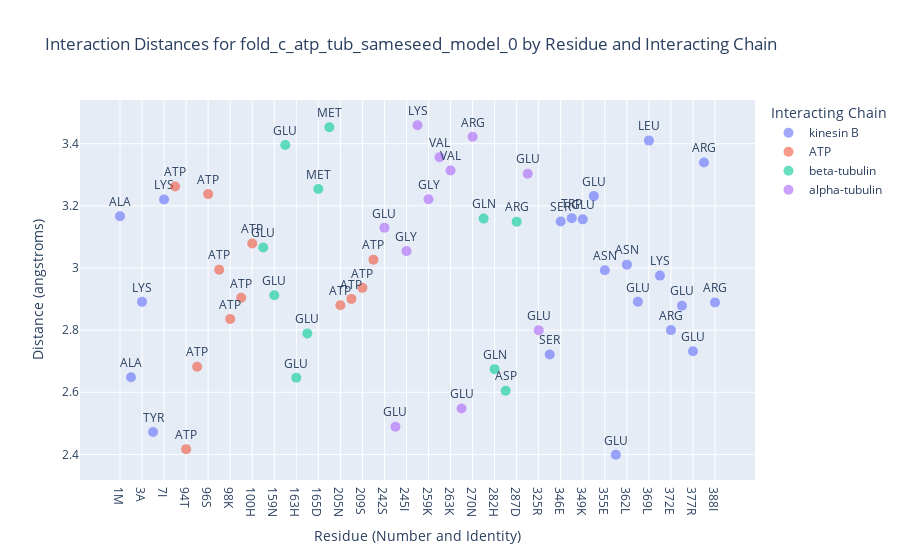
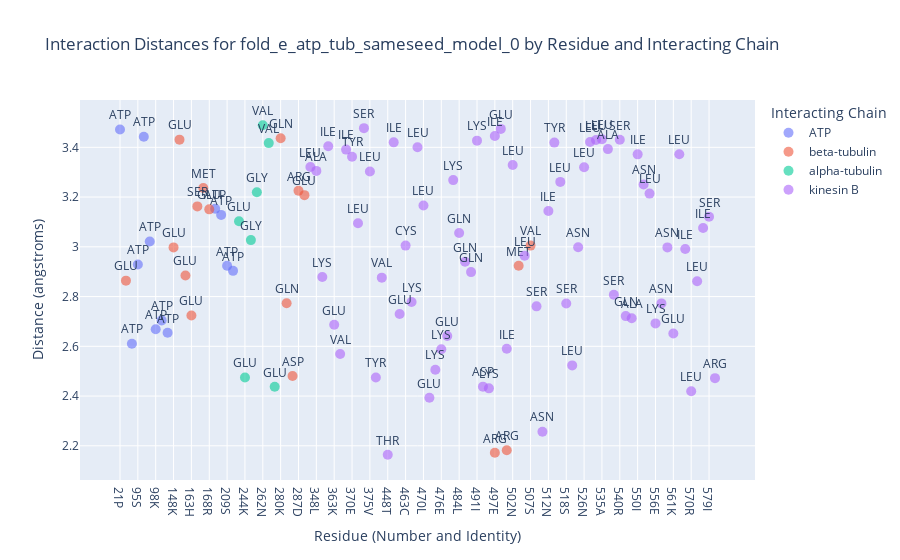
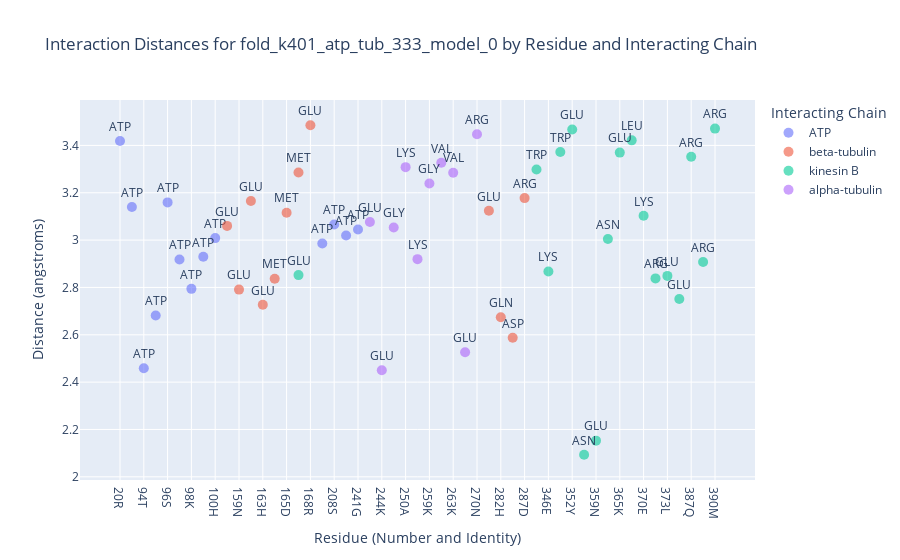
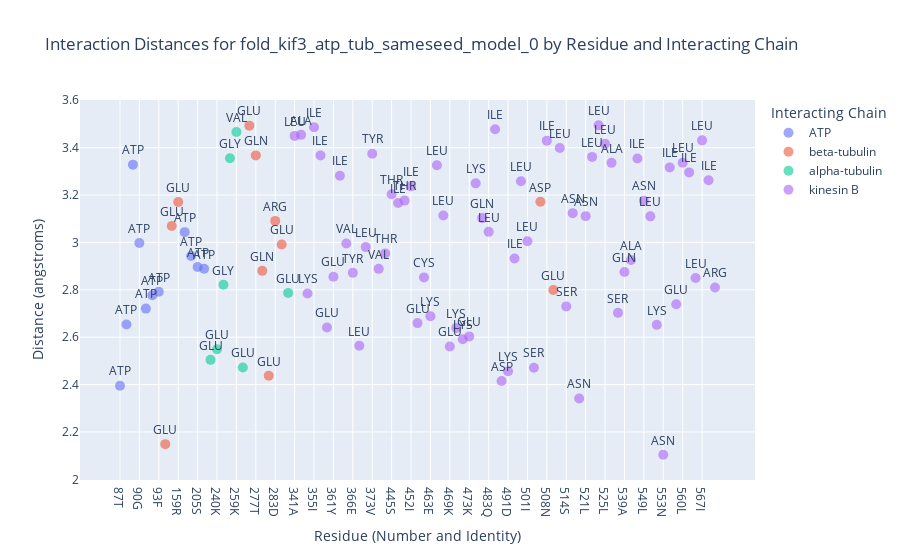

The cell these charts' notebook holds for them, in order:
### Markdown cell above
Each one separate

### Code cell
import pandas as pd
import plotly.express as px

# Define the path to the CSV file
csv_file_path = '/Users/jazzeruncal/git/Jazzer_surf/3d_predictions/same_seed/interactions_all_files.csv'

# Read the CSV file into a DataFrame
df = pd.read_csv(csv_file_path)

# Print column names to check for correct naming
print(df.columns)

# Adjust the column names if necessary
# Assuming the columns are named 'resi' instead of 'residue_number'
residue_column = 'resi'
amino_acid_column = 'residue_one_letter'

# Filter to get the shortest distances for each interaction
df = df.loc[df[df['chain'] == 'A'].groupby(['file', residue_column, 'interacting_chain'])['distance (angstroms)'].idxmin()]

# Exclude interactions with Mg and chain letters A, G, H
df = df[(df['interacting_resn'] != 'MG') & (~df['interacting_chain'].isin(['A', 'G', 'H']))].reset_index(drop=True)

# Map interacting_resn to single-letter codes for better readability
aa_dict = {
    'ALA': 'A', 'ARG': 'R', 'ASN': 'N', 'ASP': 'D', 'CYS': 'C', 'GLN': 'Q', 'GLU': 'E', 'GLY': 'G',
    'HIS': 'H', 'ILE': 'I', 'LEU': 'L', 'LYS': 'K', 'MET': 'M', 'PHE': 'F', 'PRO': 'P', 'SER': 'S',
    'THR': 'T', 'TRP': 'W', 'TYR': 'Y', 'VAL': 'V'
}
df['residue_one_letter'] = df['resn'].map(aa_dict)
df['residue'] = df[residue_column].astype(str) + df['residue_one_letter']

# Replace chain letters with descriptive names
chain_map = {
    'B': 'kinesin B',
    'C': 'alpha-tubulin',
    'D': 'beta-tubulin',
    'E': 'ATP',
    'F': 'ATP'
}
df['interacting_chain'] = df['interacting_chain'].map(chain_map)

# Create a plot for each file
unique_files = df['file'].unique()

for file in unique_files:
    # Filter the DataFrame for the current file
    file_df = df[df['file'] == file]

    # Create a new column for the x-axis labels by concatenating residue number and amino acid
    file_df['residue_label'] = file_df[residue_column].astype(str) + file_df[amino_acid_column]

    # Sort the DataFrame by residue number to maintain order
    file_df = file_df.sort_values(by=[residue_column])

    # Convert residue_label to a categorical type with the correct order
    file_df['residue_label'] = pd.Categorical(file_df['residue_label'], 
                                              categories=sorted(file_df['residue_label'].unique(), key=lambda x: int(''.join(filter(str.isdigit, x)))), 
                                              ordered=True)

    # Scatter plot for interaction distances with custom x-axis labels
    fig_scatter = px.scatter(file_df, x='residue_label', y='distance (angstroms)', color='interacting_chain', text='interacting_resn',
                             title=f'Interaction Distances for {file} by Residue and Interacting Chain',
                             labels={'residue_label': 'Residue (Number and Identity)', 'distance (angstroms)': 'Distance (angstroms)', 'interacting_chain': 'Interacting Chain'},
                             hover_data=['file'])

    fig_scatter.update_traces(textposition='top center', marker=dict(size=10, opacity=0.6))
    fig_scatter.update_layout(xaxis={'categoryorder':'array', 'categoryarray': file_df['residue_label'].cat.categories})

    # Show the plot
    fig_scatter.show()

### Figure 1 — Plotly figure (JSON) as saved in the notebook; plotly's stock layout.template omitted (floating-point values rounded to 4 significant figures)
{"data": [{"customdata": [["fold_c_atp_tub_sameseed_model_0"], ["fold_c_atp_tub_sameseed_model_0"], ["fold_c_atp_tub_sameseed_model_0"], ["fold_c_atp_tub_sameseed_model_0"], ["fold_c_atp_tub_sameseed_model_0"], ["fold_c_atp_tub_sameseed_model_0"], ["fold_c_atp_tub_sameseed_model_0"], ["fold_c_atp_tub_sameseed_model_0"], ["fold_c_atp_tub_sameseed_model_0"], ["fold_c_atp_tub_sameseed_model_0"], ["fold_c_atp_tub_sameseed_model_0"], ["fold_c_atp_tub_sameseed_model_0"], ["fold_c_atp_tub_sameseed_model_0"], ["fold_c_atp_tub_sameseed_model_0"], ["fold_c_atp_tub_sameseed_model_0"], ["fold_c_atp_tub_sameseed_model_0"], ["fold_c_atp_tub_sameseed_model_0"], ["fold_c_atp_tub_sameseed_model_0"], ["fold_c_atp_tub_sameseed_model_0"], ["fold_c_atp_tub_sameseed_model_0"], ["fold_c_atp_tub_sameseed_model_0"]], "hovertemplate": "Interacting Chain=kinesin B<br>Residue (Number and Identity)=%{x}<br>Distance (angstroms)=%{y}<br>interacting_resn=%{text}<br>file=%{customdata[0]}<extra></extra>", "legendgroup": "kinesin B", "marker": {"color": "#636efa", "opacity": 0.6, "size": 10, "symbol": "circle"}, "mode": "markers+text", "name": "kinesin B", "orientation": "v", "showlegend": true, "text": ["ALA", "ALA", "LYS", "TYR", "LYS", "SER", "SER", "TRP", "GLU", "GLU", "ASN", "GLU", "ASN", "GLU", "LEU", "LYS", "ARG", "GLU", "GLU", "ARG", "ARG"], "textposition": "top center", "type": "scatter", "x": ["1M", "2S", "3A", "4E", "7I", "345A", "346E", "348W", "349K", "352Y", "355E", "359N", "362L", "365K", "369L", "370E", "372E", "373L", "377R", "387Q", "388I"], "xaxis": "x", "y": [3.166, 2.648, 2.891, 2.472, 3.221, 2.722, 3.149, 3.16, 3.157, 3.231, 2.993, 2.399, 3.011, 2.891, 3.41, 2.976, 2.8, 2.879, 2.732, 3.34, 2.889], "yaxis": "y"}, {"customdata": [["fold_c_atp_tub_sameseed_model_0"], ["fold_c_atp_tub_sameseed_model_0"], ["fold_c_atp_tub_sameseed_model_0"], ["fold_c_atp_tub_sameseed_model_0"], ["fold_c_atp_tub_sameseed_model_0"], ["fold_c_atp_tub_sameseed_model_0"], ["fold_c_atp_tub_sameseed_model_0"], ["fold_c_atp_tub_sameseed_model_0"], ["fold_c_atp_tub_sameseed_model_0"], ["fold_c_atp_tub_sameseed_model_0"], ["fold_c_atp_tub_sameseed_model_0"], ["fold_c_atp_tub_sameseed_model_0"]], "hovertemplate": "Interacting Chain=ATP<br>Residue (Number and Identity)=%{x}<br>Distance (angstroms)=%{y}<br>interacting_resn=%{text}<br>file=%{customdata[0]}<extra></extra>", "legendgroup": "ATP", "marker": {"color": "#EF553B", "opacity": 0.6, "size": 10, "symbol": "circle"}, "mode": "markers+text", "name": "ATP", "orientation": "v", "showlegend": true, "text": ["ATP", "ATP", "ATP", "ATP", "ATP", "ATP", "ATP", "ATP", "ATP", "ATP", "ATP", "ATP"], "textposition": "top center", "type": "scatter", "x": ["21P", "94T", "95S", "96S", "97G", "98K", "99T", "100H", "205N", "208S", "209S", "241G"], "xaxis": "x", "y": [3.262, 2.417, 2.682, 3.238, 2.995, 2.836, 2.904, 3.079, 2.88, 2.9, 2.936, 3.027], "yaxis": "y"}, {"customdata": [["fold_c_atp_tub_sameseed_model_0"], ["fold_c_atp_tub_sameseed_model_0"], ["fold_c_atp_tub_sameseed_model_0"], ["fold_c_atp_tub_sameseed_model_0"], ["fold_c_atp_tub_sameseed_model_0"], ["fold_c_atp_tub_sameseed_model_0"], ["fold_c_atp_tub_sameseed_model_0"], ["fold_c_atp_tub_sameseed_model_0"], ["fold_c_atp_tub_sameseed_model_0"], ["fold_c_atp_tub_sameseed_model_0"], ["fold_c_atp_tub_sameseed_model_0"]], "hovertemplate": "Interacting Chain=beta-tubulin<br>Residue (Number and Identity)=%{x}<br>Distance (angstroms)=%{y}<br>interacting_resn=%{text}<br>file=%{customdata[0]}<extra></extra>", "legendgroup": "beta-tubulin", "marker": {"color": "#00cc96", "opacity": 0.6, "size": 10, "symbol": "circle"}, "mode": "markers+text", "name": "beta-tubulin", "orientation": "v", "showlegend": true, "text": ["GLU", "GLU", "GLU", "GLU", "GLU", "MET", "MET", "GLN", "GLN", "ASP", "ARG"], "textposition": "top center", "type": "scatter", "x": ["148K", "159N", "162V", "163H", "164E", "165D", "166K", "281T", "282H", "286R", "287D"], "xaxis": "x", "y": [3.066, 2.912, 3.396, 2.647, 2.789, 3.254, 3.453, 3.159, 2.674, 2.605, 3.149], "yaxis": "y"}, {"customdata": [["fold_c_atp_tub_sameseed_model_0"], ["fold_c_atp_tub_sameseed_model_0"], ["fold_c_atp_tub_sameseed_model_0"], ["fold_c_atp_tub_sameseed_model_0"], ["fold_c_atp_tub_sameseed_model_0"], ["fold_c_atp_tub_sameseed_model_0"], ["fold_c_atp_tub_sameseed_model_0"], ["fold_c_atp_tub_sameseed_model_0"], ["fold_c_atp_tub_sameseed_model_0"], ["fold_c_atp_tub_sameseed_model_0"], ["fold_c_atp_tub_sameseed_model_0"]], "hovertemplate": "Interacting Chain=alpha-tubulin<br>Residue (Number and Identity)=%{x}<br>Distance (angstroms)=%{y}<br>interacting_resn=%{text}<br>file=%{customdata[0]}<extra></extra>", "legendgroup": "alpha-tubulin", "marker": {"color": "#ab63fa", "opacity": 0.6, "size": 10, "symbol": "circle"}, "mode": "markers+text", "name": "alpha-tubulin", "orientation": "v", "showlegend": true, "text": ["GLU", "GLU", "GLY", "LYS", "GLY", "VAL", "VAL", "GLU", "ARG", "GLU", "GLU"], "textposition": "top center", "type": "scatter", "x": ["242S", "244K", "245I", "250A", "259K", "262N", "263K", "266S", "270N", "318A", "325R"], "xaxis": "x", "y": [3.129, 2.489, 3.054, 3.459, 3.221, 3.357, 3.314, 2.548, 3.422, 3.303, 2.8], "yaxis": "y"}], "layout": {"legend": {"title": {"text": "Interacting Chain"}, "tracegroupgap": 0}, "title": {"text": "Interaction Distances for fold_c_atp_tub_sameseed_model_0 by Residue and Interacting Chain"}, "xaxis": {"anchor": "y", "categoryarray": ["1M", "2S", "3A", "4E", "7I", "21P", "94T", "95S", "96S", "97G", "98K", "99T", "100H", "148K", "159N", "162V", "163H", "164E", "165D", "166K", "205N", "208S", "209S", "241G", "242S", "244K", "245I", "250A", "259K", "262N", "263K", "266S", "270N", "281T", "282H", "286R", "287D", "318A", "325R", "345A", "346E", "348W", "349K", "352Y", "355E", "359N", "362L", "365K", "369L", "370E", "372E", "373L", "377R", "387Q", "388I"], "categoryorder": "array", "domain": [0, 1], "title": {"text": "Residue (Number and Identity)"}}, "yaxis": {"anchor": "x", "domain": [0, 1], "title": {"text": "Distance (angstroms)"}}}}

### Figure 2 — Plotly figure (JSON) as saved in the notebook; plotly's stock layout.template omitted (floating-point values rounded to 4 significant figures)
{"data": [{"customdata": [["fold_e_atp_tub_sameseed_model_0"], ["fold_e_atp_tub_sameseed_model_0"], ["fold_e_atp_tub_sameseed_model_0"], ["fold_e_atp_tub_sameseed_model_0"], ["fold_e_atp_tub_sameseed_model_0"], ["fold_e_atp_tub_sameseed_model_0"], ["fold_e_atp_tub_sameseed_model_0"], ["fold_e_atp_tub_sameseed_model_0"], ["fold_e_atp_tub_sameseed_model_0"], ["fold_e_atp_tub_sameseed_model_0"], ["fold_e_atp_tub_sameseed_model_0"], ["fold_e_atp_tub_sameseed_model_0"]], "hovertemplate": "Interacting Chain=ATP<br>Residue (Number and Identity)=%{x}<br>Distance (angstroms)=%{y}<br>interacting_resn=%{text}<br>file=%{customdata[0]}<extra></extra>", "legendgroup": "ATP", "marker": {"color": "#636efa", "opacity": 0.6, "size": 10, "symbol": "circle"}, "mode": "markers+text", "name": "ATP", "orientation": "v", "showlegend": true, "text": ["ATP", "ATP", "ATP", "ATP", "ATP", "ATP", "ATP", "ATP", "ATP", "ATP", "ATP", "ATP"], "textposition": "top center", "type": "scatter", "x": ["21P", "94T", "95S", "96S", "97G", "98K", "99T", "100H", "205N", "208S", "209S", "241G"], "xaxis": "x", "y": [3.472, 2.61, 2.929, 3.443, 3.022, 2.669, 2.704, 2.654, 3.153, 3.128, 2.924, 2.903], "yaxis": "y"}, {"customdata": [["fold_e_atp_tub_sameseed_model_0"], ["fold_e_atp_tub_sameseed_model_0"], ["fold_e_atp_tub_sameseed_model_0"], ["fold_e_atp_tub_sameseed_model_0"], ["fold_e_atp_tub_sameseed_model_0"], ["fold_e_atp_tub_sameseed_model_0"], ["fold_e_atp_tub_sameseed_model_0"], ["fold_e_atp_tub_sameseed_model_0"], ["fold_e_atp_tub_sameseed_model_0"], ["fold_e_atp_tub_sameseed_model_0"], ["fold_e_atp_tub_sameseed_model_0"], ["fold_e_atp_tub_sameseed_model_0"], ["fold_e_atp_tub_sameseed_model_0"], ["fold_e_atp_tub_sameseed_model_0"], ["fold_e_atp_tub_sameseed_model_0"], ["fold_e_atp_tub_sameseed_model_0"], ["fold_e_atp_tub_sameseed_model_0"]], "hovertemplate": "Interacting Chain=beta-tubulin<br>Residue (Number and Identity)=%{x}<br>Distance (angstroms)=%{y}<br>interacting_resn=%{text}<br>file=%{customdata[0]}<extra></extra>", "legendgroup": "beta-tubulin", "marker": {"color": "#EF553B", "opacity": 0.6, "size": 10, "symbol": "circle"}, "mode": "markers+text", "name": "beta-tubulin", "orientation": "v", "showlegend": true, "text": ["GLU", "GLU", "GLU", "GLU", "GLU", "SER", "MET", "GLU", "GLN", "GLN", "ASP", "ARG", "GLU", "ARG", "ARG", "MET", "VAL"], "textposition": "top center", "type": "scatter", "x": ["51K", "148K", "159N", "162V", "163H", "164E", "166K", "168R", "280K", "282H", "286R", "287D", "328R", "497E", "501L", "504M", "507S"], "xaxis": "x", "y": [2.864, 2.998, 3.431, 2.885, 2.724, 3.162, 3.236, 3.151, 3.436, 2.773, 2.481, 3.225, 3.208, 2.172, 2.182, 2.924, 3.005], "yaxis": "y"}, {"customdata": [["fold_e_atp_tub_sameseed_model_0"], ["fold_e_atp_tub_sameseed_model_0"], ["fold_e_atp_tub_sameseed_model_0"], ["fold_e_atp_tub_sameseed_model_0"], ["fold_e_atp_tub_sameseed_model_0"], ["fold_e_atp_tub_sameseed_model_0"], ["fold_e_atp_tub_sameseed_model_0"]], "hovertemplate": "Interacting Chain=alpha-tubulin<br>Residue (Number and Identity)=%{x}<br>Distance (angstroms)=%{y}<br>interacting_resn=%{text}<br>file=%{customdata[0]}<extra></extra>", "legendgroup": "alpha-tubulin", "marker": {"color": "#00cc96", "opacity": 0.6, "size": 10, "symbol": "circle"}, "mode": "markers+text", "name": "alpha-tubulin", "orientation": "v", "showlegend": true, "text": ["GLU", "GLU", "GLY", "GLY", "VAL", "VAL", "GLU"], "textposition": "top center", "type": "scatter", "x": ["242S", "244K", "245V", "259K", "262N", "263K", "266S"], "xaxis": "x", "y": [3.103, 2.474, 3.027, 3.219, 3.489, 3.417, 2.437], "yaxis": "y"}, {"customdata": [["fold_e_atp_tub_sameseed_model_0"], ["fold_e_atp_tub_sameseed_model_0"], ["fold_e_atp_tub_sameseed_model_0"], ["fold_e_atp_tub_sameseed_model_0"], ["fold_e_atp_tub_sameseed_model_0"], ["fold_e_atp_tub_sameseed_model_0"], ["fold_e_atp_tub_sameseed_model_0"], ["fold_e_atp_tub_sameseed_model_0"], ["fold_e_atp_tub_sameseed_model_0"], ["fold_e_atp_tub_sameseed_model_0"], ["fold_e_atp_tub_sameseed_model_0"], ["fold_e_atp_tub_sameseed_model_0"], ["fold_e_atp_tub_sameseed_model_0"], ["fold_e_atp_tub_sameseed_model_0"], ["fold_e_atp_tub_sameseed_model_0"], ["fold_e_atp_tub_sameseed_model_0"], ["fold_e_atp_tub_sameseed_model_0"], ["fold_e_atp_tub_sameseed_model_0"], ["fold_e_atp_tub_sameseed_model_0"], ["fold_e_atp_tub_sameseed_model_0"], ["fold_e_atp_tub_sameseed_model_0"], ["fold_e_atp_tub_sameseed_model_0"], ["fold_e_atp_tub_sameseed_model_0"], ["fold_e_atp_tub_sameseed_model_0"], ["fold_e_atp_tub_sameseed_model_0"], ["fold_e_atp_tub_sameseed_model_0"], ["fold_e_atp_tub_sameseed_model_0"], ["fold_e_atp_tub_sameseed_model_0"], ["fold_e_atp_tub_sameseed_model_0"], ["fold_e_atp_tub_sameseed_model_0"], ["fold_e_atp_tub_sameseed_model_0"], ["fold_e_atp_tub_sameseed_model_0"], ["fold_e_atp_tub_sameseed_model_0"], ["fold_e_atp_tub_sameseed_model_0"], ["fold_e_atp_tub_sameseed_model_0"], ["fold_e_atp_tub_sameseed_model_0"], ["fold_e_atp_tub_sameseed_model_0"], ["fold_e_atp_tub_sameseed_model_0"], ["fold_e_atp_tub_sameseed_model_0"], ["fold_e_atp_tub_sameseed_model_0"], ["fold_e_atp_tub_sameseed_model_0"], ["fold_e_atp_tub_sameseed_model_0"], ["fold_e_atp_tub_sameseed_model_0"], ["fold_e_atp_tub_sameseed_model_0"], ["fold_e_atp_tub_sameseed_model_0"], ["fold_e_atp_tub_sameseed_model_0"], ["fold_e_atp_tub_sameseed_model_0"], ["fold_e_atp_tub_sameseed_model_0"], ["fold_e_atp_tub_sameseed_model_0"], ["fold_e_atp_tub_sameseed_model_0"], ["fold_e_atp_tub_sameseed_model_0"], ["fold_e_atp_tub_sameseed_model_0"], ["fold_e_atp_tub_sameseed_model_0"], ["fold_e_atp_tub_sameseed_model_0"], ["fold_e_atp_tub_sameseed_model_0"], ["fold_e_atp_tub_sameseed_model_0"], ["fold_e_atp_tub_sameseed_model_0"], ["fold_e_atp_tub_sameseed_model_0"], ["fold_e_atp_tub_sameseed_model_0"], ["fold_e_atp_tub_sameseed_model_0"], ["fold_e_atp_tub_sameseed_model_0"], ["fold_e_atp_tub_sameseed_model_0"], ["fold_e_atp_tub_sameseed_model_0"], ["fold_e_atp_tub_sameseed_model_0"], ["fold_e_atp_tub_sameseed_model_0"], ["fold_e_atp_tub_sameseed_model_0"], ["fold_e_atp_tub_sameseed_model_0"]], "hovertemplate": "Interacting Chain=kinesin B<br>Residue (Number and Identity)=%{x}<br>Distance (angstroms)=%{y}<br>interacting_resn=%{text}<br>file=%{customdata[0]}<extra></extra>", "legendgroup": "kinesin B", "marker": {"color": "#ab63fa", "opacity": 0.6, "size": 10, "symbol": "circle"}, "mode": "markers+text", "name": "kinesin B", "orientation": "v", "showlegend": true, "text": ["LEU", "ALA", "LYS", "ILE", "GLU", "VAL", "ILE", "TYR", "LEU", "SER", "LEU", "TYR", "VAL", "THR", "ILE", "GLU", "CYS", "LYS", "LEU", "LEU", "GLU", "LYS", "LYS", "GLU", "LYS", "GLN", "GLN", "GLN", "LYS", "ASP", "LYS", "ILE", "GLU", "ILE", "LEU", "LEU", "SER", "ASN", "ILE", "TYR", "LEU", "SER", "LEU", "ASN", "LEU", "LEU", "LEU", "LEU", "ALA", "SER", "SER", "GLN", "ALA", "ILE", "ASN", "LEU", "LYS", "ASN", "ASN", "GLU", "LEU", "ILE", "LEU", "LEU", "ILE", "SER", "ARG"], "textposition": "top center", "type": "scatter", "x": ["345A", "348L", "358E", "362L", "363K", "365Y", "366I", "370E", "372V", "373S", "375V", "377V", "380L", "448T", "456I", "462K", "463C", "467E", "469Q", "470L", "473K", "474E", "476E", "477K", "480I", "484L", "487Q", "488Q", "491I", "494K", "495D", "497E", "498I", "501L", "502N", "505I", "508S", "511I", "512N", "514L", "515Y", "518S", "522N", "525L", "526N", "529L", "532L", "535A", "536L", "539S", "540R", "543A", "546Q", "550I", "553L", "554N", "556E", "557N", "560I", "561K", "564L", "567L", "570R", "571I", "574S", "579I", "582L"], "xaxis": "x", "y": [3.321, 3.305, 2.878, 3.404, 2.686, 2.569, 3.391, 3.362, 3.095, 3.477, 3.303, 2.474, 2.876, 2.164, 3.42, 2.73, 3.005, 2.778, 3.401, 3.166, 2.393, 2.506, 2.588, 2.642, 3.268, 3.056, 2.94, 2.898, 3.427, 2.438, 2.431, 3.446, 3.474, 2.59, 3.329, 2.964, 2.761, 2.257, 3.144, 3.419, 3.261, 2.772, 2.523, 2.998, 3.32, 3.422, 3.429, 3.433, 3.393, 2.807, 3.43, 2.722, 2.713, 3.372, 3.251, 3.214, 2.692, 2.773, 2.998, 2.652, 3.372, 2.991, 2.42, 2.862, 3.076, 3.121, 2.472], "yaxis": "y"}], "layout": {"legend": {"title": {"text": "Interacting Chain"}, "tracegroupgap": 0}, "title": {"text": "Interaction Distances for fold_e_atp_tub_sameseed_model_0 by Residue and Interacting Chain"}, "xaxis": {"anchor": "y", "categoryarray": ["21P", "51K", "94T", "95S", "96S", "97G", "98K", "99T", "100H", "148K", "159N", "162V", "163H", "164E", "166K", "168R", "205N", "208S", "209S", "241G", "242S", "244K", "245V", "259K", "262N", "263K", "266S", "280K", "282H", "286R", "287D", "328R", "345A", "348L", "358E", "362L", "363K", "365Y", "366I", "370E", "372V", "373S", "375V", "377V", "380L", "448T", "456I", "462K", "463C", "467E", "469Q", "470L", "473K", "474E", "476E", "477K", "480I", "484L", "487Q", "488Q", "491I", "494K", "495D", "497E", "498I", "501L", "502N", "504M", "505I", "507S", "508S", "511I", "512N", "514L", "515Y", "518S", "522N", "525L", "526N", "529L", "532L", "535A", "536L", "539S", "540R", "543A", "546Q", "550I", "553L", "554N", "556E", "557N", "560I", "561K", "564L", "567L", "570R", "571I", "574S", "579I", "582L"], "categoryorder": "array", "domain": [0, 1], "title": {"text": "Residue (Number and Identity)"}}, "yaxis": {"anchor": "x", "domain": [0, 1], "title": {"text": "Distance (angstroms)"}}}}

### Figure 3 — Plotly figure (JSON) as saved in the notebook; plotly's stock layout.template omitted (floating-point values rounded to 4 significant figures)
{"data": [{"customdata": [["fold_k401_atp_tub_333_model_0"], ["fold_k401_atp_tub_333_model_0"], ["fold_k401_atp_tub_333_model_0"], ["fold_k401_atp_tub_333_model_0"], ["fold_k401_atp_tub_333_model_0"], ["fold_k401_atp_tub_333_model_0"], ["fold_k401_atp_tub_333_model_0"], ["fold_k401_atp_tub_333_model_0"], ["fold_k401_atp_tub_333_model_0"], ["fold_k401_atp_tub_333_model_0"], ["fold_k401_atp_tub_333_model_0"], ["fold_k401_atp_tub_333_model_0"], ["fold_k401_atp_tub_333_model_0"]], "hovertemplate": "Interacting Chain=ATP<br>Residue (Number and Identity)=%{x}<br>Distance (angstroms)=%{y}<br>interacting_resn=%{text}<br>file=%{customdata[0]}<extra></extra>", "legendgroup": "ATP", "marker": {"color": "#636efa", "opacity": 0.6, "size": 10, "symbol": "circle"}, "mode": "markers+text", "name": "ATP", "orientation": "v", "showlegend": true, "text": ["ATP", "ATP", "ATP", "ATP", "ATP", "ATP", "ATP", "ATP", "ATP", "ATP", "ATP", "ATP", "ATP"], "textposition": "top center", "type": "scatter", "x": ["20R", "21P", "94T", "95S", "96S", "97G", "98K", "99T", "100H", "205N", "208S", "209S", "241G"], "xaxis": "x", "y": [3.419, 3.14, 2.459, 2.681, 3.159, 2.918, 2.794, 2.929, 3.008, 2.986, 3.066, 3.019, 3.045], "yaxis": "y"}, {"customdata": [["fold_k401_atp_tub_333_model_0"], ["fold_k401_atp_tub_333_model_0"], ["fold_k401_atp_tub_333_model_0"], ["fold_k401_atp_tub_333_model_0"], ["fold_k401_atp_tub_333_model_0"], ["fold_k401_atp_tub_333_model_0"], ["fold_k401_atp_tub_333_model_0"], ["fold_k401_atp_tub_333_model_0"], ["fold_k401_atp_tub_333_model_0"], ["fold_k401_atp_tub_333_model_0"], ["fold_k401_atp_tub_333_model_0"], ["fold_k401_atp_tub_333_model_0"]], "hovertemplate": "Interacting Chain=beta-tubulin<br>Residue (Number and Identity)=%{x}<br>Distance (angstroms)=%{y}<br>interacting_resn=%{text}<br>file=%{customdata[0]}<extra></extra>", "legendgroup": "beta-tubulin", "marker": {"color": "#EF553B", "opacity": 0.6, "size": 10, "symbol": "circle"}, "mode": "markers+text", "name": "beta-tubulin", "orientation": "v", "showlegend": true, "text": ["GLU", "GLU", "GLU", "GLU", "MET", "MET", "MET", "GLU", "GLU", "GLN", "ASP", "ARG"], "textposition": "top center", "type": "scatter", "x": ["148K", "159N", "162V", "163H", "164E", "165D", "166K", "168R", "280K", "282H", "286R", "287D"], "xaxis": "x", "y": [3.06, 2.791, 3.165, 2.727, 2.837, 3.116, 3.285, 3.485, 3.124, 2.674, 2.587, 3.177], "yaxis": "y"}, {"customdata": [["fold_k401_atp_tub_333_model_0"], ["fold_k401_atp_tub_333_model_0"], ["fold_k401_atp_tub_333_model_0"], ["fold_k401_atp_tub_333_model_0"], ["fold_k401_atp_tub_333_model_0"], ["fold_k401_atp_tub_333_model_0"], ["fold_k401_atp_tub_333_model_0"], ["fold_k401_atp_tub_333_model_0"], ["fold_k401_atp_tub_333_model_0"], ["fold_k401_atp_tub_333_model_0"], ["fold_k401_atp_tub_333_model_0"], ["fold_k401_atp_tub_333_model_0"], ["fold_k401_atp_tub_333_model_0"], ["fold_k401_atp_tub_333_model_0"], ["fold_k401_atp_tub_333_model_0"], ["fold_k401_atp_tub_333_model_0"], ["fold_k401_atp_tub_333_model_0"]], "hovertemplate": "Interacting Chain=kinesin B<br>Residue (Number and Identity)=%{x}<br>Distance (angstroms)=%{y}<br>interacting_resn=%{text}<br>file=%{customdata[0]}<extra></extra>", "legendgroup": "kinesin B", "marker": {"color": "#00cc96", "opacity": 0.6, "size": 10, "symbol": "circle"}, "mode": "markers+text", "name": "kinesin B", "orientation": "v", "showlegend": true, "text": ["GLU", "TRP", "LYS", "TRP", "GLU", "ASN", "GLU", "ASN", "GLU", "LEU", "LYS", "ARG", "GLU", "GLU", "ARG", "ARG", "ARG"], "textposition": "top center", "type": "scatter", "x": ["166K", "345A", "346E", "348W", "352Y", "355E", "359N", "362L", "365K", "369L", "370E", "372E", "373L", "377R", "387Q", "388I", "390M"], "xaxis": "x", "y": [2.852, 3.298, 2.868, 3.372, 3.467, 2.093, 2.153, 3.004, 3.37, 3.421, 3.103, 2.838, 2.849, 2.751, 3.352, 2.907, 3.471], "yaxis": "y"}, {"customdata": [["fold_k401_atp_tub_333_model_0"], ["fold_k401_atp_tub_333_model_0"], ["fold_k401_atp_tub_333_model_0"], ["fold_k401_atp_tub_333_model_0"], ["fold_k401_atp_tub_333_model_0"], ["fold_k401_atp_tub_333_model_0"], ["fold_k401_atp_tub_333_model_0"], ["fold_k401_atp_tub_333_model_0"], ["fold_k401_atp_tub_333_model_0"], ["fold_k401_atp_tub_333_model_0"]], "hovertemplate": "Interacting Chain=alpha-tubulin<br>Residue (Number and Identity)=%{x}<br>Distance (angstroms)=%{y}<br>interacting_resn=%{text}<br>file=%{customdata[0]}<extra></extra>", "legendgroup": "alpha-tubulin", "marker": {"color": "#ab63fa", "opacity": 0.6, "size": 10, "symbol": "circle"}, "mode": "markers+text", "name": "alpha-tubulin", "orientation": "v", "showlegend": true, "text": ["GLU", "GLU", "GLY", "LYS", "LYS", "GLY", "VAL", "VAL", "GLU", "ARG"], "textposition": "top center", "type": "scatter", "x": ["242S", "244K", "245V", "250A", "251E", "259K", "262N", "263K", "266S", "270N"], "xaxis": "x", "y": [3.076, 2.45, 3.053, 3.308, 2.919, 3.239, 3.327, 3.285, 2.526, 3.447], "yaxis": "y"}], "layout": {"legend": {"title": {"text": "Interacting Chain"}, "tracegroupgap": 0}, "title": {"text": "Interaction Distances for fold_k401_atp_tub_333_model_0 by Residue and Interacting Chain"}, "xaxis": {"anchor": "y", "categoryarray": ["20R", "21P", "94T", "95S", "96S", "97G", "98K", "99T", "100H", "148K", "159N", "162V", "163H", "164E", "165D", "166K", "168R", "205N", "208S", "209S", "241G", "242S", "244K", "245V", "250A", "251E", "259K", "262N", "263K", "266S", "270N", "280K", "282H", "286R", "287D", "345A", "346E", "348W", "352Y", "355E", "359N", "362L", "365K", "369L", "370E", "372E", "373L", "377R", "387Q", "388I", "390M"], "categoryorder": "array", "domain": [0, 1], "title": {"text": "Residue (Number and Identity)"}}, "yaxis": {"anchor": "x", "domain": [0, 1], "title": {"text": "Distance (angstroms)"}}}}

### Figure 4 — Plotly figure (JSON) as saved in the notebook; plotly's stock layout.template omitted (floating-point values rounded to 4 significant figures)
{"data": [{"customdata": [["fold_kif3_atp_tub_sameseed_model_0"], ["fold_kif3_atp_tub_sameseed_model_0"], ["fold_kif3_atp_tub_sameseed_model_0"], ["fold_kif3_atp_tub_sameseed_model_0"], ["fold_kif3_atp_tub_sameseed_model_0"], ["fold_kif3_atp_tub_sameseed_model_0"], ["fold_kif3_atp_tub_sameseed_model_0"], ["fold_kif3_atp_tub_sameseed_model_0"], ["fold_kif3_atp_tub_sameseed_model_0"], ["fold_kif3_atp_tub_sameseed_model_0"], ["fold_kif3_atp_tub_sameseed_model_0"]], "hovertemplate": "Interacting Chain=ATP<br>Residue (Number and Identity)=%{x}<br>Distance (angstroms)=%{y}<br>interacting_resn=%{text}<br>file=%{customdata[0]}<extra></extra>", "legendgroup": "ATP", "marker": {"color": "#636efa", "opacity": 0.6, "size": 10, "symbol": "circle"}, "mode": "markers+text", "name": "ATP", "orientation": "v", "showlegend": true, "text": ["ATP", "ATP", "ATP", "ATP", "ATP", "ATP", "ATP", "ATP", "ATP", "ATP", "ATP"], "textposition": "top center", "type": "scatter", "x": ["87T", "88G", "89S", "90G", "91K", "92T", "93F", "201N", "204S", "205S", "237G"], "xaxis": "x", "y": [2.395, 2.654, 3.328, 2.998, 2.721, 2.777, 2.791, 3.043, 2.943, 2.896, 2.889], "yaxis": "y"}, {"customdata": [["fold_kif3_atp_tub_sameseed_model_0"], ["fold_kif3_atp_tub_sameseed_model_0"], ["fold_kif3_atp_tub_sameseed_model_0"], ["fold_kif3_atp_tub_sameseed_model_0"], ["fold_kif3_atp_tub_sameseed_model_0"], ["fold_kif3_atp_tub_sameseed_model_0"], ["fold_kif3_atp_tub_sameseed_model_0"], ["fold_kif3_atp_tub_sameseed_model_0"], ["fold_kif3_atp_tub_sameseed_model_0"], ["fold_kif3_atp_tub_sameseed_model_0"], ["fold_kif3_atp_tub_sameseed_model_0"]], "hovertemplate": "Interacting Chain=beta-tubulin<br>Residue (Number and Identity)=%{x}<br>Distance (angstroms)=%{y}<br>interacting_resn=%{text}<br>file=%{customdata[0]}<extra></extra>", "legendgroup": "beta-tubulin", "marker": {"color": "#EF553B", "opacity": 0.6, "size": 10, "symbol": "circle"}, "mode": "markers+text", "name": "beta-tubulin", "orientation": "v", "showlegend": true, "text": ["GLU", "GLU", "GLU", "GLU", "GLN", "GLN", "GLU", "ARG", "GLU", "ASP", "GLU"], "textposition": "top center", "type": "scatter", "x": ["144R", "157K", "159R", "275K", "277T", "278H", "282R", "283D", "288R", "506N", "510L"], "xaxis": "x", "y": [2.149, 3.069, 3.171, 3.493, 3.367, 2.88, 2.437, 3.091, 2.991, 3.172, 2.799], "yaxis": "y"}, {"customdata": [["fold_kif3_atp_tub_sameseed_model_0"], ["fold_kif3_atp_tub_sameseed_model_0"], ["fold_kif3_atp_tub_sameseed_model_0"], ["fold_kif3_atp_tub_sameseed_model_0"], ["fold_kif3_atp_tub_sameseed_model_0"], ["fold_kif3_atp_tub_sameseed_model_0"], ["fold_kif3_atp_tub_sameseed_model_0"]], "hovertemplate": "Interacting Chain=alpha-tubulin<br>Residue (Number and Identity)=%{x}<br>Distance (angstroms)=%{y}<br>interacting_resn=%{text}<br>file=%{customdata[0]}<extra></extra>", "legendgroup": "alpha-tubulin", "marker": {"color": "#00cc96", "opacity": 0.6, "size": 10, "symbol": "circle"}, "mode": "markers+text", "name": "alpha-tubulin", "orientation": "v", "showlegend": true, "text": ["GLU", "GLU", "GLY", "GLY", "VAL", "GLU", "GLU"], "textposition": "top center", "type": "scatter", "x": ["238S", "240K", "241I", "255K", "259K", "262S", "321R"], "xaxis": "x", "y": [2.504, 2.549, 2.821, 3.355, 3.466, 2.472, 2.787], "yaxis": "y"}, {"customdata": [["fold_kif3_atp_tub_sameseed_model_0"], ["fold_kif3_atp_tub_sameseed_model_0"], ["fold_kif3_atp_tub_sameseed_model_0"], ["fold_kif3_atp_tub_sameseed_model_0"], ["fold_kif3_atp_tub_sameseed_model_0"], ["fold_kif3_atp_tub_sameseed_model_0"], ["fold_kif3_atp_tub_sameseed_model_0"], ["fold_kif3_atp_tub_sameseed_model_0"], ["fold_kif3_atp_tub_sameseed_model_0"], ["fold_kif3_atp_tub_sameseed_model_0"], ["fold_kif3_atp_tub_sameseed_model_0"], ["fold_kif3_atp_tub_sameseed_model_0"], ["fold_kif3_atp_tub_sameseed_model_0"], ["fold_kif3_atp_tub_sameseed_model_0"], ["fold_kif3_atp_tub_sameseed_model_0"], ["fold_kif3_atp_tub_sameseed_model_0"], ["fold_kif3_atp_tub_sameseed_model_0"], ["fold_kif3_atp_tub_sameseed_model_0"], ["fold_kif3_atp_tub_sameseed_model_0"], ["fold_kif3_atp_tub_sameseed_model_0"], ["fold_kif3_atp_tub_sameseed_model_0"], ["fold_kif3_atp_tub_sameseed_model_0"], ["fold_kif3_atp_tub_sameseed_model_0"], ["fold_kif3_atp_tub_sameseed_model_0"], ["fold_kif3_atp_tub_sameseed_model_0"], ["fold_kif3_atp_tub_sameseed_model_0"], ["fold_kif3_atp_tub_sameseed_model_0"], ["fold_kif3_atp_tub_sameseed_model_0"], ["fold_kif3_atp_tub_sameseed_model_0"], ["fold_kif3_atp_tub_sameseed_model_0"], ["fold_kif3_atp_tub_sameseed_model_0"], ["fold_kif3_atp_tub_sameseed_model_0"], ["fold_kif3_atp_tub_sameseed_model_0"], ["fold_kif3_atp_tub_sameseed_model_0"], ["fold_kif3_atp_tub_sameseed_model_0"], ["fold_kif3_atp_tub_sameseed_model_0"], ["fold_kif3_atp_tub_sameseed_model_0"], ["fold_kif3_atp_tub_sameseed_model_0"], ["fold_kif3_atp_tub_sameseed_model_0"], ["fold_kif3_atp_tub_sameseed_model_0"], ["fold_kif3_atp_tub_sameseed_model_0"], ["fold_kif3_atp_tub_sameseed_model_0"], ["fold_kif3_atp_tub_sameseed_model_0"], ["fold_kif3_atp_tub_sameseed_model_0"], ["fold_kif3_atp_tub_sameseed_model_0"], ["fold_kif3_atp_tub_sameseed_model_0"], ["fold_kif3_atp_tub_sameseed_model_0"], ["fold_kif3_atp_tub_sameseed_model_0"], ["fold_kif3_atp_tub_sameseed_model_0"], ["fold_kif3_atp_tub_sameseed_model_0"], ["fold_kif3_atp_tub_sameseed_model_0"], ["fold_kif3_atp_tub_sameseed_model_0"], ["fold_kif3_atp_tub_sameseed_model_0"], ["fold_kif3_atp_tub_sameseed_model_0"], ["fold_kif3_atp_tub_sameseed_model_0"], ["fold_kif3_atp_tub_sameseed_model_0"], ["fold_kif3_atp_tub_sameseed_model_0"], ["fold_kif3_atp_tub_sameseed_model_0"], ["fold_kif3_atp_tub_sameseed_model_0"], ["fold_kif3_atp_tub_sameseed_model_0"], ["fold_kif3_atp_tub_sameseed_model_0"], ["fold_kif3_atp_tub_sameseed_model_0"], ["fold_kif3_atp_tub_sameseed_model_0"], ["fold_kif3_atp_tub_sameseed_model_0"]], "hovertemplate": "Interacting Chain=kinesin B<br>Residue (Number and Identity)=%{x}<br>Distance (angstroms)=%{y}<br>interacting_resn=%{text}<br>file=%{customdata[0]}<extra></extra>", "legendgroup": "kinesin B", "marker": {"color": "#ab63fa", "opacity": 0.6, "size": 10, "symbol": "circle"}, "mode": "markers+text", "name": "kinesin B", "orientation": "v", "showlegend": true, "text": ["LEU", "ALA", "LYS", "ILE", "ILE", "GLU", "GLU", "ILE", "VAL", "TYR", "LEU", "LEU", "TYR", "VAL", "THR", "THR", "ILE", "THR", "ILE", "GLU", "CYS", "LYS", "LEU", "LEU", "GLU", "LYS", "LYS", "GLU", "LYS", "GLN", "LEU", "ILE", "ASP", "LYS", "ILE", "LEU", "LEU", "SER", "ILE", "LEU", "SER", "ASN", "ASN", "ASN", "LEU", "LEU", "LEU", "ALA", "SER", "GLN", "ALA", "ILE", "ASN", "LEU", "LYS", "ASN", "ILE", "GLU", "LEU", "ILE", "LEU", "LEU", "ILE", "ARG"], "textposition": "top center", "type": "scatter", "x": ["341A", "344L", "354E", "355I", "358L", "359K", "361Y", "362I", "365L", "366E", "368V", "371V", "373V", "376L", "444T", "445S", "448D", "449T", "452I", "458K", "459C", "463E", "465Q", "466L", "469K", "470E", "472E", "473K", "476I", "480L", "483Q", "487I", "490K", "491D", "497L", "498N", "501I", "504S", "508N", "511Y", "514S", "517E", "518N", "521L", "522N", "524Q", "525L", "532L", "535S", "539A", "542Q", "546I", "549L", "550N", "552E", "553N", "556I", "557K", "560L", "563L", "566R", "567I", "575I", "578L"], "xaxis": "x", "y": [3.449, 3.454, 2.785, 3.486, 3.367, 2.641, 2.855, 3.281, 2.995, 2.872, 2.564, 2.98, 3.374, 2.888, 2.954, 3.203, 3.167, 3.176, 3.237, 2.659, 2.852, 2.688, 3.326, 3.114, 2.561, 2.639, 2.591, 2.603, 3.249, 3.103, 3.045, 3.478, 2.415, 2.456, 2.932, 3.258, 3.005, 2.471, 3.43, 3.398, 2.73, 3.123, 2.341, 3.111, 3.361, 3.494, 3.416, 3.336, 2.703, 2.875, 2.926, 3.354, 3.176, 3.11, 2.652, 2.104, 3.317, 2.739, 3.336, 3.295, 2.85, 3.431, 3.262, 2.81], "yaxis": "y"}], "layout": {"legend": {"title": {"text": "Interacting Chain"}, "tracegroupgap": 0}, "title": {"text": "Interaction Distances for fold_kif3_atp_tub_sameseed_model_0 by Residue and Interacting Chain"}, "xaxis": {"anchor": "y", "categoryarray": ["87T", "88G", "89S", "90G", "91K", "92T", "93F", "144R", "157K", "159R", "201N", "204S", "205S", "237G", "238S", "240K", "241I", "255K", "259K", "262S", "275K", "277T", "278H", "282R", "283D", "288R", "321R", "341A", "344L", "354E", "355I", "358L", "359K", "361Y", "362I", "365L", "366E", "368V", "371V", "373V", "376L", "444T", "445S", "448D", "449T", "452I", "458K", "459C", "463E", "465Q", "466L", "469K", "470E", "472E", "473K", "476I", "480L", "483Q", "487I", "490K", "491D", "497L", "498N", "501I", "504S", "506N", "508N", "510L", "511Y", "514S", "517E", "518N", "521L", "522N", "524Q", "525L", "532L", "535S", "539A", "542Q", "546I", "549L", "550N", "552E", "553N", "556I", "557K", "560L", "563L", "566R", "567I", "575I", "578L"], "categoryorder": "array", "domain": [0, 1], "title": {"text": "Residue (Number and Identity)"}}, "yaxis": {"anchor": "x", "domain": [0, 1], "title": {"text": "Distance (angstroms)"}}}}
